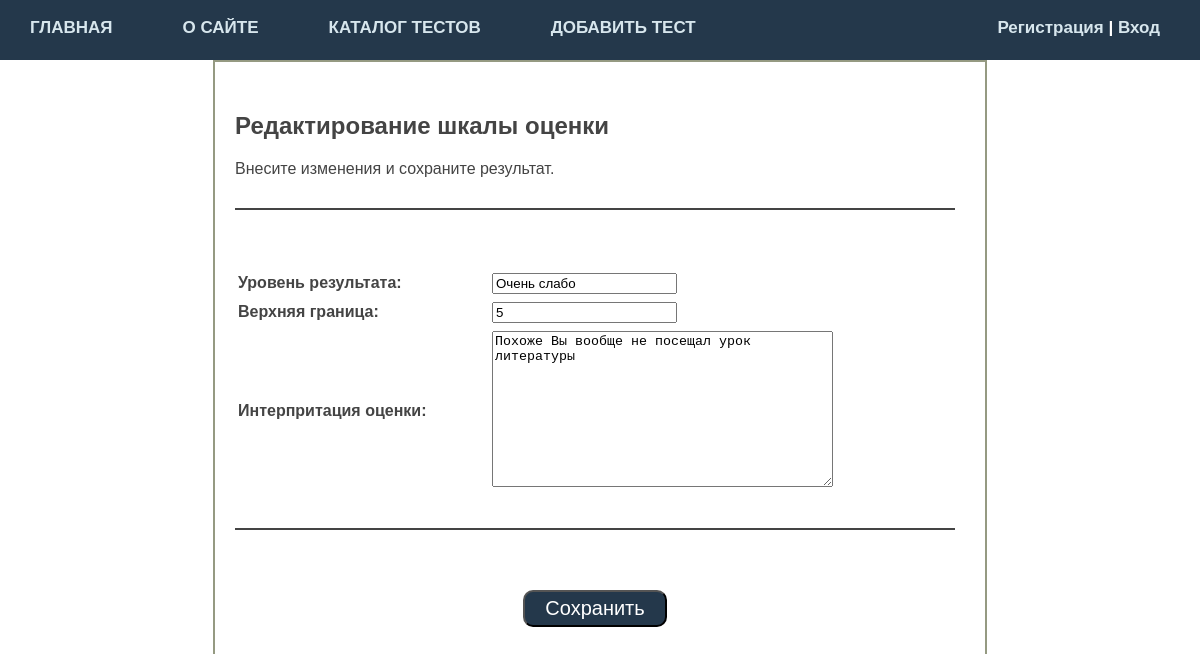
/15/14/update-valuation/, run on the app's committed database.
### main/models.py (models this page shows, shortened)
class Valuation(models.Model):
    valuation = models.CharField(max_length=250, verbose_name="Уровень результата")  # Обобщенная оценка результата
    value_max = models.PositiveIntegerField(verbose_name="Верхняя граница")  # Верхняя граница значений
    analysis = models.TextField(blank=True, verbose_name="Интерпритация оценки")  # Описние анализа результата
    test_key = models.ForeignKey('Tests', on_delete=models.PROTECT, null=True)

### main/views.py (the view, shortened to what this page needs)
# urls.py: path('<int:test_id>/<int:valuation_id>/update-valuation/', UpdateValuation.as_view(), name='update_valuation'), # Редактироване оценок
class UpdateValuation(UpdateView):
    model = Valuation
    template_name = 'main/update-valuation.html'
    pk_url_kwarg = 'valuation_id'
    fields = ['valuation', 'value_max', 'analysis']

### user/context_processors.py (called while the page is built)
def get_menu(request):
    return {'upper_menu': menu}

### main/templates/main/update-valuation.html (shortened to what this page needs)
{% extends 'main/base.html' %}
{% block content_main %}
<div class="test_content">
<h2>Редактирование шкалы оценки</h2>
Внесите изменения и сохраните результат.
<hr class="hr-line">
<form action="" method="post">
<table>
{% for f in form %}
    <tr><td><b><label class="form-label" for="{{ f.id_for_label }}">{{ f.label }}: </b></label></td> <td>{{ f }}</td></tr>
    <tr><td>{{ f.errors }}</td></tr>
{% endfor %}
</table>
<hr class="hr-line">
<div class="button-wrapper">
<button type="submit" class="button_test" name="button">Сохранить</button></a>
</div>
</form>
</div>
{% endblock %}

### main/static/main/css/styles.css (style rules this page uses)
html, body { font-family: 'Arial'; margin: 0; padding: 0; height: 100%; width: 100%; color: #444; }
.table-page tr { height: 100%; }
button.button_test { background: #24384b; max-width: 500px; margin: 0px 10px ; padding: 5px 20px 5px 20px; border-radius: 10px; font-size: 20px; color: #ffffff; cursor: pointer; }
.button-wrapper { display: flex; justify-content: center; }
.form-label { display: inline-block; min-width: 250px; vertical-align: top; }
.test_content { width: 60%; margin-left: auto; margin-right: auto; border: 2px solid #959a82; background-color: #FFFFFF; padding: 30px 30px 30px 20px; min-height: 100%; }
.hr-line { margin: 30px 0px 0px 0px; padding: 0px 0px 60px 0px; height: 0; border: none; border-top: 2px solid #444; }

### data on the page
Valuation: form "Очень слабо" "5" "Похоже Вы вообще не посещал урок литературы"

### other printed values
{{ m.title }} "ГЛАВНАЯ" "О САЙТЕ" "КАТАЛОГ ТЕСТОВ" "ДОБАВИТЬ ТЕСТ"
{{ f.label }} "Уровень результата" "Верхняя граница" "Интерпритация оценки"
